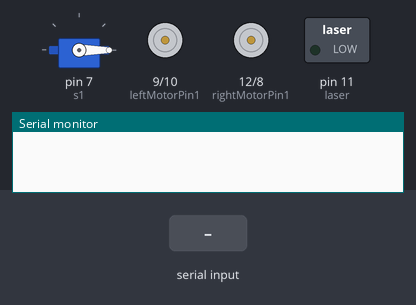
Recording of a sketch running on a simulated Arduino Uno, built with avr-gcc and run on an emulated ATmega328P. Shown: servo, motor-driver pin pairs drawn as motors (green arrow = first pin HIGH = forward, orange = second pin HIGH = backward, longer = more drive, scaled by the enable pin), switched loads named in the sketch (green lamp = pin HIGH), the last lines printed to the serial monitor. The inputs (shaded band) are chosen by the test bench.

Above: at 1.2 s.
1.3 s: "5\n" received over the second serial link
At 2.1 s:
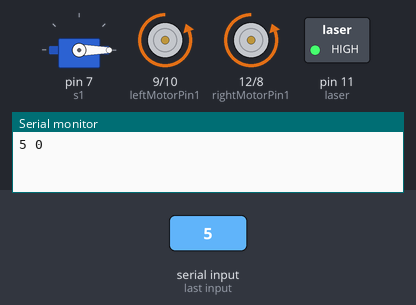
At 3.7 s:
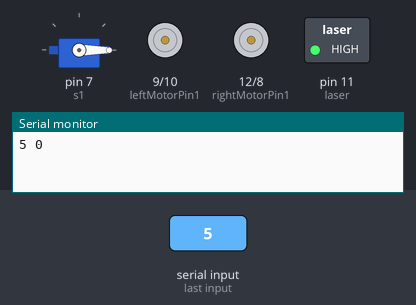
Timing chart, 0 to 5.2 s (numbered marks = the images above; inputs shaded):
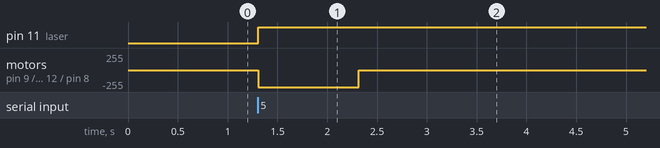

Measured:
- after the input at 1.3 s, pin 11 (laser): LOW → HIGH at once; motor on pin 9 (leftMotorPin1) / pin 10 (leftMotorPin2), motor on pin 12 (rightMotorPin1) / pin 8 (rightMotorPin2): stopped → backward 255/255 at once, → stopped 1.0 s later

The sketch:

Triger_Slave.ino
```cpp
#include<SoftwareSerial.h>
#include<Servo.h>

SoftwareSerial btSerial(2, 3); // RX | TX
Servo s1;

struct PacketData
{
  byte rotor;
  byte trig;
};
PacketData data;

//Right motor
int enableRightMotor=5;
int rightMotorPin1=12;
int rightMotorPin2=8;

//Left motor
int enableLeftMotor=4;
int leftMotorPin1=9;
int leftMotorPin2=10;

// Laser
int laser=11;

unsigned long lastRecvTime = 0;

void setup()
{
  Serial.begin(9600);

  pinMode(enableRightMotor,OUTPUT);
  pinMode(rightMotorPin1,OUTPUT);
  pinMode(rightMotorPin2,OUTPUT);

  pinMode(enableLeftMotor,OUTPUT);
  pinMode(leftMotorPin1,OUTPUT);
  pinMode(leftMotorPin2,OUTPUT);

  pinMode(laser,OUTPUT);

  analogWrite(enableRightMotor, 255);
  analogWrite(enableLeftMotor, 255);

  rotateMotor(0, 0);
  s1.attach(7);
  s1.write(0);


  btSerial.begin(38400);
}


void loop()
{
  String dataString;
  if (btSerial.available())
  {
    dataString = btSerial.readStringUntil('\n');


    sscanf(dataString.c_str(), "%d,%d", &data.rotor, &data.trig);
    int power = map(data.rotor, 0, 254, -255, 255);

    int angle = map(data.trig, 127, 0, 180, 0);
    s1.write(angle);


    int rightMotorSpeed, leftMotorSpeed;
    rightMotorSpeed =  abs(power);
    leftMotorSpeed =  abs(power);


    String dataString;
    dataString = dataString
               + data.rotor + " "
               + data.trig + "\n";
              //  + angle + "\n";

    Serial.print(dataString);

    if(rightMotorSpeed>10){
      digitalWrite(laser,HIGH);
    }
    else{
      digitalWrite(laser,LOW);
    }

    rotateMotor(rightMotorSpeed, leftMotorSpeed);
    lastRecvTime = millis();
  }
  else
  {
    unsigned long now = millis();
    if ( now - lastRecvTime > 1000 )       //Signal lost after 1 second. Reset the motor to stop
    {
      rotateMotor(0, 0);
   }
 }
 delay(10);
}

void rotateMotor(int rightMotorSpeed, int leftMotorSpeed)
{
  if (rightMotorSpeed > 0)
  {
    digitalWrite(rightMotorPin1,LOW);
    digitalWrite(rightMotorPin2,HIGH);
  }
  else
  {
    digitalWrite(rightMotorPin1,LOW);
    digitalWrite(rightMotorPin2,LOW);
  }

  if (leftMotorSpeed > 0)
  {
    digitalWrite(leftMotorPin1,LOW);
    digitalWrite(leftMotorPin2,HIGH);
  }
  else
  {
    digitalWrite(leftMotorPin1,LOW);
    digitalWrite(leftMotorPin2,LOW);
  }
}
```
